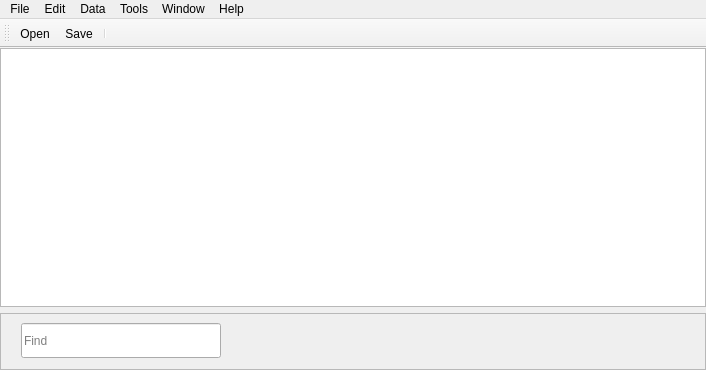
<?xml version="1.0" encoding="UTF-8"?>
<ui version="4.0">
 <class>MainWindow</class>
 <widget class="QMainWindow" name="MainWindow">
  <property name="geometry">
   <rect>
    <x>0</x>
    <y>0</y>
    <width>706</width>
    <height>370</height>
   </rect>
  </property>
  <property name="windowTitle">
   <string>Calculator-R</string>
  </property>
  <property name="windowIcon">
   <iconset resource="resources.qrc">
    <normaloff>:/image/image/excel.png</normaloff>:/image/image/excel.png</iconset>
  </property>
  <widget class="QWidget" name="centralWidget">
   <layout class="QVBoxLayout" name="verticalLayout">
    <property name="leftMargin">
     <number>0</number>
    </property>
    <property name="topMargin">
     <number>0</number>
    </property>
    <property name="rightMargin">
     <number>0</number>
    </property>
    <property name="bottomMargin">
     <number>0</number>
    </property>
    <item>
     <widget class="QStackedWidget" name="mainStackedWidget">
      <property name="currentIndex">
       <number>1</number>
      </property>
      <widget class="QWidget" name="welcomePage">
       <layout class="QVBoxLayout" name="verticalLayout_2">
        <item alignment="Qt::AlignHCenter|Qt::AlignVCenter">
         <widget class="QPushButton" name="openFileButton">
          <property name="sizePolicy">
           <sizepolicy hsizetype="Minimum" vsizetype="Fixed">
            <horstretch>0</horstretch>
            <verstretch>0</verstretch>
           </sizepolicy>
          </property>
          <property name="styleSheet">
           <string notr="true">background-color: rgb(255, 255, 255);
border-color: rgb(0, 0, 0);</string>
          </property>
          <property name="text">
           <string>Open File</string>
          </property>
         </widget>
        </item>
       </layout>
      </widget>
      <widget class="QWidget" name="tablePage">
       <layout class="QVBoxLayout" name="verticalLayout_3">
        <property name="leftMargin">
         <number>0</number>
        </property>
        <property name="topMargin">
         <number>0</number>
        </property>
        <property name="rightMargin">
         <number>0</number>
        </property>
        <property name="bottomMargin">
         <number>0</number>
        </property>
        <item>
         <widget class="QTableView" name="calcTableView"/>
        </item>
        <item>
         <widget class="QFrame" name="bottomFrame">
          <property name="sizePolicy">
           <sizepolicy hsizetype="Preferred" vsizetype="Preferred">
            <horstretch>0</horstretch>
            <verstretch>0</verstretch>
           </sizepolicy>
          </property>
          <property name="frameShape">
           <enum>QFrame::StyledPanel</enum>
          </property>
          <property name="frameShadow">
           <enum>QFrame::Raised</enum>
          </property>
          <layout class="QHBoxLayout" name="horizontalLayout">
           <property name="spacing">
            <number>0</number>
           </property>
           <property name="leftMargin">
            <number>20</number>
           </property>
           <property name="topMargin">
            <number>9</number>
           </property>
           <item alignment="Qt::AlignLeft">
            <widget class="QLineEdit" name="findLineEdit">
             <property name="sizePolicy">
              <sizepolicy hsizetype="Preferred" vsizetype="Fixed">
               <horstretch>0</horstretch>
               <verstretch>0</verstretch>
              </sizepolicy>
             </property>
             <property name="minimumSize">
              <size>
               <width>200</width>
               <height>35</height>
              </size>
             </property>
             <property name="placeholderText">
              <string>Find</string>
             </property>
            </widget>
           </item>
           <item alignment="Qt::AlignLeft">
            <widget class="QPushButton" name="findUpButton">
             <property name="minimumSize">
              <size>
               <width>35</width>
               <height>35</height>
              </size>
             </property>
             <property name="maximumSize">
              <size>
               <width>35</width>
               <height>35</height>
              </size>
             </property>
             <property name="styleSheet">
              <string notr="true">QPushButton:hover:!pressed
{
  border: 1px groove rgba(0, 0, 0, 50);
	background-color: rgb(255, 255, 255);
}</string>
             </property>
             <property name="text">
              <string/>
             </property>
             <property name="icon">
              <iconset resource="resources.qrc">
               <normaloff>:/image/image/up-arrow.png</normaloff>:/image/image/up-arrow.png</iconset>
             </property>
             <property name="flat">
              <bool>true</bool>
             </property>
            </widget>
           </item>
           <item>
            <widget class="QPushButton" name="findDownButton">
             <property name="minimumSize">
              <size>
               <width>35</width>
               <height>35</height>
              </size>
             </property>
             <property name="maximumSize">
              <size>
               <width>35</width>
               <height>35</height>
              </size>
             </property>
             <property name="styleSheet">
              <string notr="true">QPushButton:hover:!pressed
{
  border: 1px groove rgba(0, 0, 0, 50);
	background-color: rgb(255, 255, 255);
}</string>
             </property>
             <property name="text">
              <string/>
             </property>
             <property name="icon">
              <iconset resource="resources.qrc">
               <normaloff>:/image/image/down-arrow.png</normaloff>:/image/image/down-arrow.png</iconset>
             </property>
             <property name="flat">
              <bool>true</bool>
             </property>
            </widget>
           </item>
           <item>
            <widget class="QLabel" name="findStatusLabel">
             <property name="sizePolicy">
              <sizepolicy hsizetype="Expanding" vsizetype="Preferred">
               <horstretch>0</horstretch>
               <verstretch>0</verstretch>
              </sizepolicy>
             </property>
             <property name="text">
              <string/>
             </property>
            </widget>
           </item>
           <item alignment="Qt::AlignRight">
            <widget class="QPushButton" name="pushButton">
             <property name="minimumSize">
              <size>
               <width>35</width>
               <height>35</height>
              </size>
             </property>
             <property name="maximumSize">
              <size>
               <width>35</width>
               <height>35</height>
              </size>
             </property>
             <property name="styleSheet">
              <string notr="true">QPushButton:hover:!pressed
{
  border: 1px groove rgba(0, 0, 0, 50);
	background-color: rgb(255, 255, 255);
}</string>
             </property>
             <property name="text">
              <string/>
             </property>
             <property name="icon">
              <iconset resource="resources.qrc">
               <normaloff>:/image/image/cancel.png</normaloff>:/image/image/cancel.png</iconset>
             </property>
             <property name="autoDefault">
              <bool>false</bool>
             </property>
             <property name="default">
              <bool>false</bool>
             </property>
             <property name="flat">
              <bool>true</bool>
             </property>
            </widget>
           </item>
          </layout>
         </widget>
        </item>
       </layout>
      </widget>
     </widget>
    </item>
   </layout>
  </widget>
  <widget class="QMenuBar" name="menuBar">
   <property name="geometry">
    <rect>
     <x>0</x>
     <y>0</y>
     <width>706</width>
     <height>22</height>
    </rect>
   </property>
   <widget class="QMenu" name="menuFile">
    <property name="title">
     <string>File</string>
    </property>
    <addaction name="actionOpen"/>
    <addaction name="separator"/>
    <addaction name="actionSave"/>
    <addaction name="actionSave_As"/>
    <addaction name="separator"/>
    <addaction name="actionExit"/>
   </widget>
   <widget class="QMenu" name="menuHelp">
    <property name="title">
     <string>Help</string>
    </property>
    <addaction name="actionAbout"/>
   </widget>
   <widget class="QMenu" name="menuData">
    <property name="title">
     <string>Data</string>
    </property>
    <widget class="QMenu" name="menuNormalization">
     <property name="title">
      <string>Normalization</string>
     </property>
     <addaction name="actionMin_Max"/>
     <addaction name="actionZ_Score"/>
    </widget>
    <widget class="QMenu" name="menuRegression_Analysis">
     <property name="title">
      <string>Regression Analysis</string>
     </property>
     <addaction name="actionLinear"/>
    </widget>
    <addaction name="menuNormalization"/>
    <addaction name="menuRegression_Analysis"/>
   </widget>
   <widget class="QMenu" name="menuTools">
    <property name="title">
     <string>Tools</string>
    </property>
    <addaction name="actionOptions"/>
   </widget>
   <widget class="QMenu" name="menuEdit">
    <property name="title">
     <string>Edit</string>
    </property>
    <addaction name="actionFind"/>
    <addaction name="actionFind_and_Replace"/>
   </widget>
   <widget class="QMenu" name="menuWindow">
    <property name="title">
     <string>Window</string>
    </property>
    <addaction name="actionFullScreen"/>
   </widget>
   <addaction name="menuFile"/>
   <addaction name="menuEdit"/>
   <addaction name="menuData"/>
   <addaction name="menuTools"/>
   <addaction name="menuWindow"/>
   <addaction name="menuHelp"/>
  </widget>
  <widget class="QToolBar" name="mainToolBar">
   <attribute name="toolBarArea">
    <enum>TopToolBarArea</enum>
   </attribute>
   <attribute name="toolBarBreak">
    <bool>false</bool>
   </attribute>
   <addaction name="actionOpen"/>
   <addaction name="actionSave"/>
   <addaction name="separator"/>
  </widget>
  <action name="actionOpen">
   <property name="icon">
    <iconset resource="resources.qrc">
     <normaloff>:/image/image/open-archive.png</normaloff>:/image/image/open-archive.png</iconset>
   </property>
   <property name="text">
    <string>Open</string>
   </property>
  </action>
  <action name="actionSave">
   <property name="icon">
    <iconset resource="resources.qrc">
     <normaloff>:/image/image/save.png</normaloff>:/image/image/save.png</iconset>
   </property>
   <property name="text">
    <string>Save</string>
   </property>
  </action>
  <action name="actionSave_As">
   <property name="text">
    <string>Save As</string>
   </property>
  </action>
  <action name="actionExit">
   <property name="text">
    <string>Exit</string>
   </property>
  </action>
  <action name="actionAbout">
   <property name="text">
    <string>About</string>
   </property>
  </action>
  <action name="actionMin_Max">
   <property name="text">
    <string>Min-Max</string>
   </property>
  </action>
  <action name="actionZ_Score">
   <property name="text">
    <string>Z-Score</string>
   </property>
  </action>
  <action name="actionGradient_Descent">
   <property name="text">
    <string>Gradient Descent</string>
   </property>
  </action>
  <action name="actionLinear">
   <property name="text">
    <string>Linear</string>
   </property>
  </action>
  <action name="actionOptions">
   <property name="text">
    <string>Options...</string>
   </property>
  </action>
  <action name="actionFind">
   <property name="text">
    <string>Find</string>
   </property>
   <property name="shortcut">
    <string>Ctrl+F</string>
   </property>
  </action>
  <action name="actionFind_and_Replace">
   <property name="text">
    <string>Find and Replace</string>
   </property>
  </action>
  <action name="actionFullScreen">
   <property name="checkable">
    <bool>true</bool>
   </property>
   <property name="text">
    <string>FullScreen</string>
   </property>
  </action>
 </widget>
 <layoutdefault spacing="6" margin="11"/>
 <resources>
  <include location="resources.qrc"/>
 </resources>
 <connections/>
</ui>
